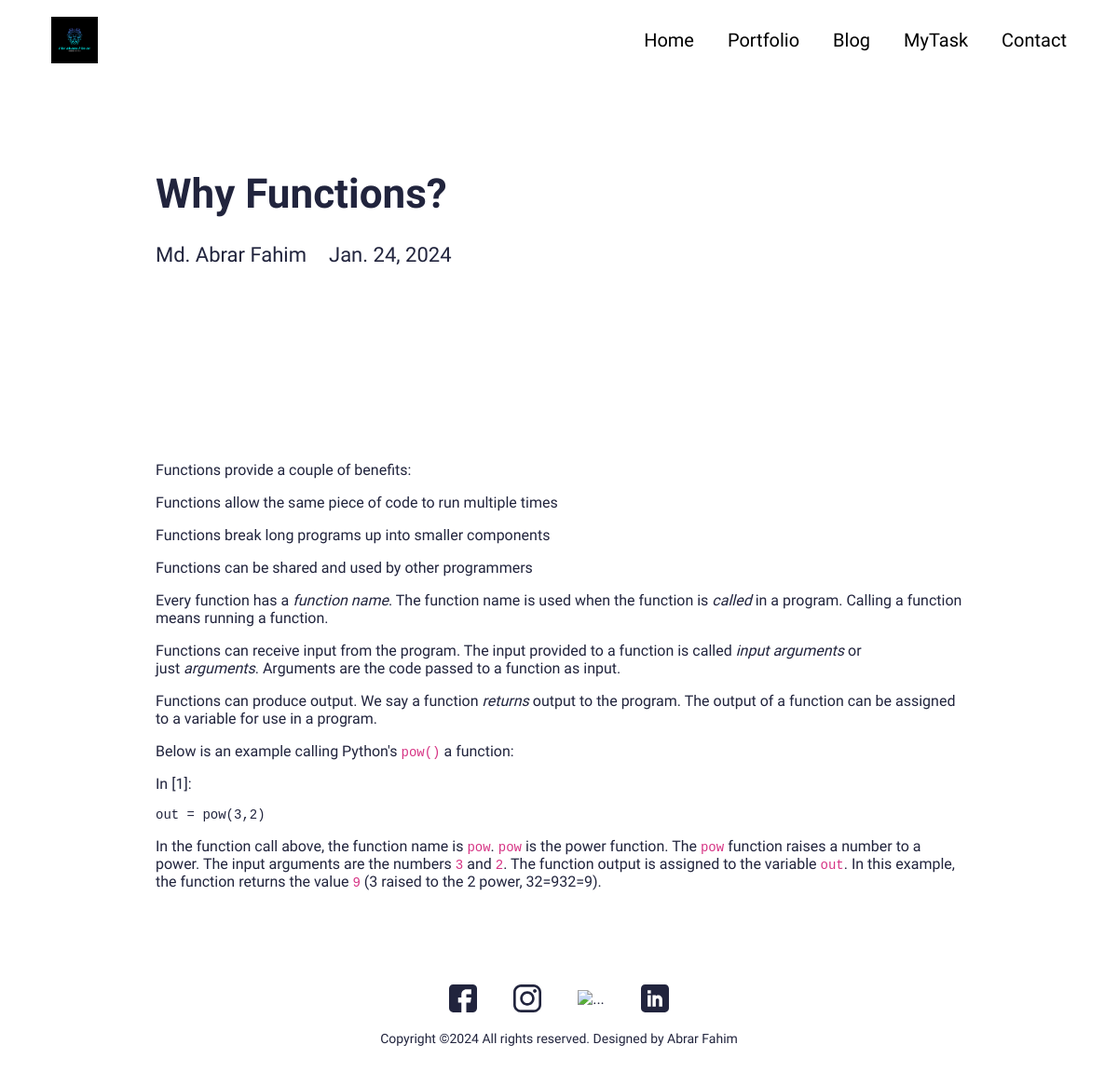
Page /blog/why-functions on the committed database.
### myapp/models.py (models this page shows, shortened)
class Blog(models.Model):
    class Meta:
        verbose_name_plural = 'Blog Profiles'
        verbose_name = 'Blog'
        ordering = ["timestamp"]
    timestamp = models.DateTimeField(auto_now_add=True)
    author = models.CharField(max_length=200, blank=True, null=True)
    name = models.CharField(max_length=200, blank=True, null=True)
    description = models.CharField(max_length=500, blank=True, null=True)
    body = RichTextField(blank=True, null=True)
    slug = models.SlugField(null=True, blank=True)
    image = models.ImageField(blank=True, null=True, upload_to="blog")
    is_active = models.BooleanField(default=True)

### myapp/views.py (the view)
# urls.py: path('blog/<slug:slug>', views.BlogDetailView.as_view(), name="blog"),
class BlogDetailView(generic.DetailView):
	model = Blog
	template_name = "myapp/blog-detail.html"

### abrarfahim/context_processors.py (called while the page is built)
def project_context(request):
    context ={
        'me': User.objects.first(),
    }
    return context

### templates/myapp/blog-detail.html (shortened to what this page needs)
{% extends 'myapp/base.html' %}
{% load static %}
{% block content %}
<section>
  <div class="innerPageBannerCol">
    <div class="container">
      <div class="row g-4 g-md-3  align-items-center">
        <div class="col-md-6">
          <div class="bannerContent">
            <h1 class="xlTitle pb-md-3">{{object.name|title}}</h1>
          </div>
        </div>
      </div>
      <div class="row">
        <div class="col-md-auto">
          <div class="authorCol">
            <h4 class="smTitle pb-3">{{object.author|title}}</h4>
          </div>
        </div>
        <div class="col-md">
          <h4 class="smTitle pb-3">{{object.timestamp.date}}</h4>
        </div>
      </div>
    </div>
  </div>
</section>
<section>
  <div class="sectionSpaceSm">
    <div class="container">
      {{object.body|safe}}
    </div>
  </div>
</section>
{% endblock %}

### static/css/style.css (style rules this page uses)
:root { --primaryColor: #9C07B6; --primaryDarkColor: #3D0048; --primaryHoverColor: #900AA8; --secondaryColor: #F9B000; --baseColor: #21243D; --baseFont: 'Heebo', sans-serif; --titleFont: 'Courier Prime', monospace; --regular: 400; --medium: 500; --bold: 700; --black: 900; --lightBg: #F1F1F1; }
html { scroll-behavior: smooth; }
body { font-family: var(--baseFont); color: var(--baseColor); line-height: normal; }
ul { margin: 0; padding: 0; list-style-type: none; }
.xlTitle { font-size: 44px; line-height: 1.3; font-weight: var(--bold); font-family: var(--titleFont) }
.smTitle { font-size: 22px; line-height: normal; font-weight: var(--regular); font-family: var(--titleFont) }
.sectionSpaceSm { padding: 35px 0; }
.innerPageBannerCol { padding: 180px 0 150px; }
@media (min-width:992px) { .container, .container-lg, .container-md, .container-sm, .container-xl, .container-xxl { max-width: 890px; } }

### rows in the picture
Blog: name "Why Functions?", author "Md. Abrar Fahim", timestamp "Jan. 24, 2024", body "Functions provide a couple of benefits: Functions allow the same piece of code to run multiple times Functions break long programs up into smaller components Functions can be shared and used by other programmers Every function has a function name . The function name is used when the function is called in a program. Calling a function means running a function. Functions can receive input from the program. The input provided to a function is called input arguments or just arguments . Arguments are the code passed to a function as input. Functions can produce output. We say a function returns output to the program. The output of a function can be assigned to a variable for use in a program.…"
